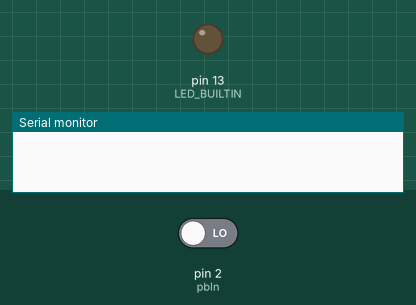
A sketch run on a simulated Arduino Uno, built with avr-gcc and run on an emulated ATmega328P. On the bench: output pins drawn as LEDs (lit = HIGH), the last lines printed to the serial monitor. Inputs (shaded band) come from the test bench; at power-on: pin 2 (pbIn) LOW.

Above: at 1.2 s.
1.3 s: pin 2 (pbIn) driven HIGH
At 2.0 s:
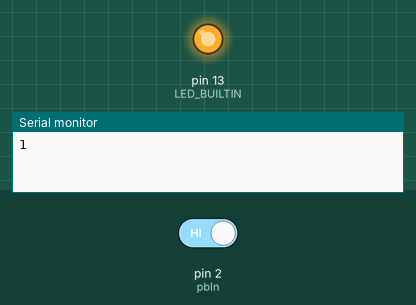
2.8 s: pin 2 (pbIn) driven LOW
At 3.2 s:
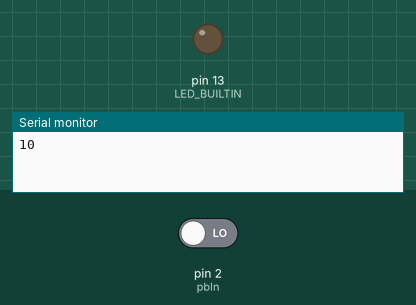
Timing chart, 0 to 5.8 s (numbered marks = the images above; inputs shaded):
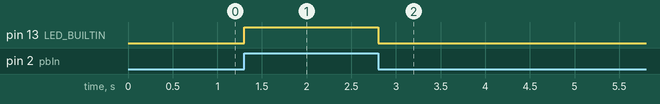

Measured:
- after the input at 1.3 s, pin 13 (LED_BUILTIN): LOW → HIGH at once
- after the input at 2.8 s, pin 13 (LED_BUILTIN): HIGH → LOW at once

The sketch:

interrupt_1.ino
```cpp
int pbIn = 2;
volatile int state = LOW;
volatile int current_state = 0;

void setup() {
  // put your setup code here, to run once:
  pinMode(LED_BUILTIN, OUTPUT);
  pinMode(pbIn , INPUT);
  attachInterrupt(0, stateChange, CHANGE);
  Serial.begin(9600);
}
void loop() {
  // put your main code here, to run repeatedly:
  /*for(int i = 0; i < 100; i++)
  {
    delay(10);
  }*/
  digitalWrite(LED_BUILTIN, state);
}
void stateChange()
{
  if (state == LOW)
  {
    state = HIGH;
  }
  else
  {
    state = LOW;
  }
  //current_state != current_state;
  digitalWrite(LED_BUILTIN, state);
  Serial.print(state);
}
```
